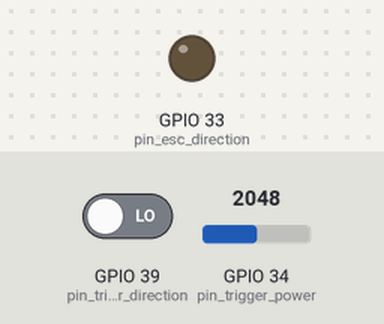
Simulated run of this sketch. Board: ESP32. Shown: output pins drawn as LEDs (lit = HIGH). The test bench sets the inputs (shaded band); at power-on: GPIO 39 (pin_trigger_direction) LOW, GPIO 34 (pin_trigger_power) = 2048. Pins used as bus, display or sensor lines are not drawn.

Above: at 1.2 s.
1.3 s: GPIO 39 (pin_trigger_direction) driven HIGH
At 2.0 s:
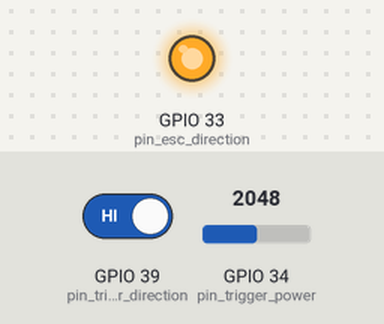
2.8 s: GPIO 39 (pin_trigger_direction) driven LOW
At 3.2 s:
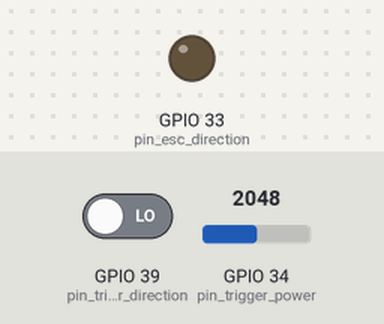
Timing chart, 0 to 5.8 s (numbered marks = the images above; inputs shaded):
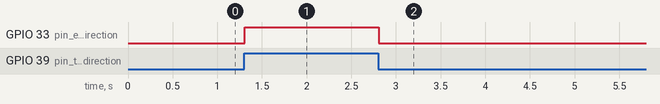

Measured:
- after the input at 1.3 s, GPIO 33 (pin_esc_direction): LOW → HIGH at once
- after the input at 2.8 s, GPIO 33 (pin_esc_direction): HIGH → LOW at once

The sketch:

Esc_v2.ino
```cpp
#include <Arduino.h>

uint8_t pin_trigger_direction = 39,    // Trigger pin
        pin_trigger_power     = 34,
        pin_esc_direction     = 33,    // ESC pin
        pin_esc_power         = 32;

uint16_t power;
bool direction_, trigger;

void EscControl(void *pvParameters) {
  (void) pvParameters;

  for (;;) {
    direction_ = (GPIO.in1.val & (1 << (pin_trigger_direction - 32))) != 0;  // Read trigger state
    power = map(analogRead(pin_trigger_power), 0, 4095, 0, 10);              // Map analog value to power level

    (direction_ ? GPIO.out1_w1ts.val : GPIO.out1_w1tc.val) = (1 << (pin_esc_direction - 32));  // Set ESC direction

    if (power == 0) {
      GPIO.out1_w1ts.val = (1 << (pin_esc_power - 32));  // Power off ESC
      trigger = false;
    } else if (power < 3 && !trigger) {
      GPIO.out1_w1tc.val = (1 << (pin_esc_power - 32));  // Short ESC pulse
      vTaskDelay(30 / portTICK_PERIOD_MS);
      GPIO.out1_w1ts.val = (1 << (pin_esc_power - 32));
      trigger = true;
    } else if (power == 1) {
      GPIO.out1_w1tc.val = (1 << (pin_esc_power - 32));  // Low power pulse
      vTaskDelay(3 / portTICK_PERIOD_MS);
      GPIO.out1_w1ts.val = (1 << (pin_esc_power - 32));
      vTaskDelay(7 / portTICK_PERIOD_MS);
    } else {
      GPIO.out1_w1tc.val = (1 << (pin_esc_power - 32));  // Default pulse
      if (power < 10) {
        vTaskDelay(power / portTICK_PERIOD_MS);
        GPIO.out1_w1ts.val = (1 << (pin_esc_power - 32));
        vTaskDelay((10 - power) / portTICK_PERIOD_MS);
      }
    }
  }
}

void setup() {
  pinMode(pin_trigger_direction, INPUT);  // Initialize pins
  pinMode(pin_esc_direction, OUTPUT);
  pinMode(pin_esc_power, OUTPUT);

  xTaskCreatePinnedToCore(EscControl, "EscControl", 2048, NULL, 1, NULL, tskNO_AFFINITY);  // Create esc control task
}

void loop() { /* Empty: tasks handle the logic */ }
```
